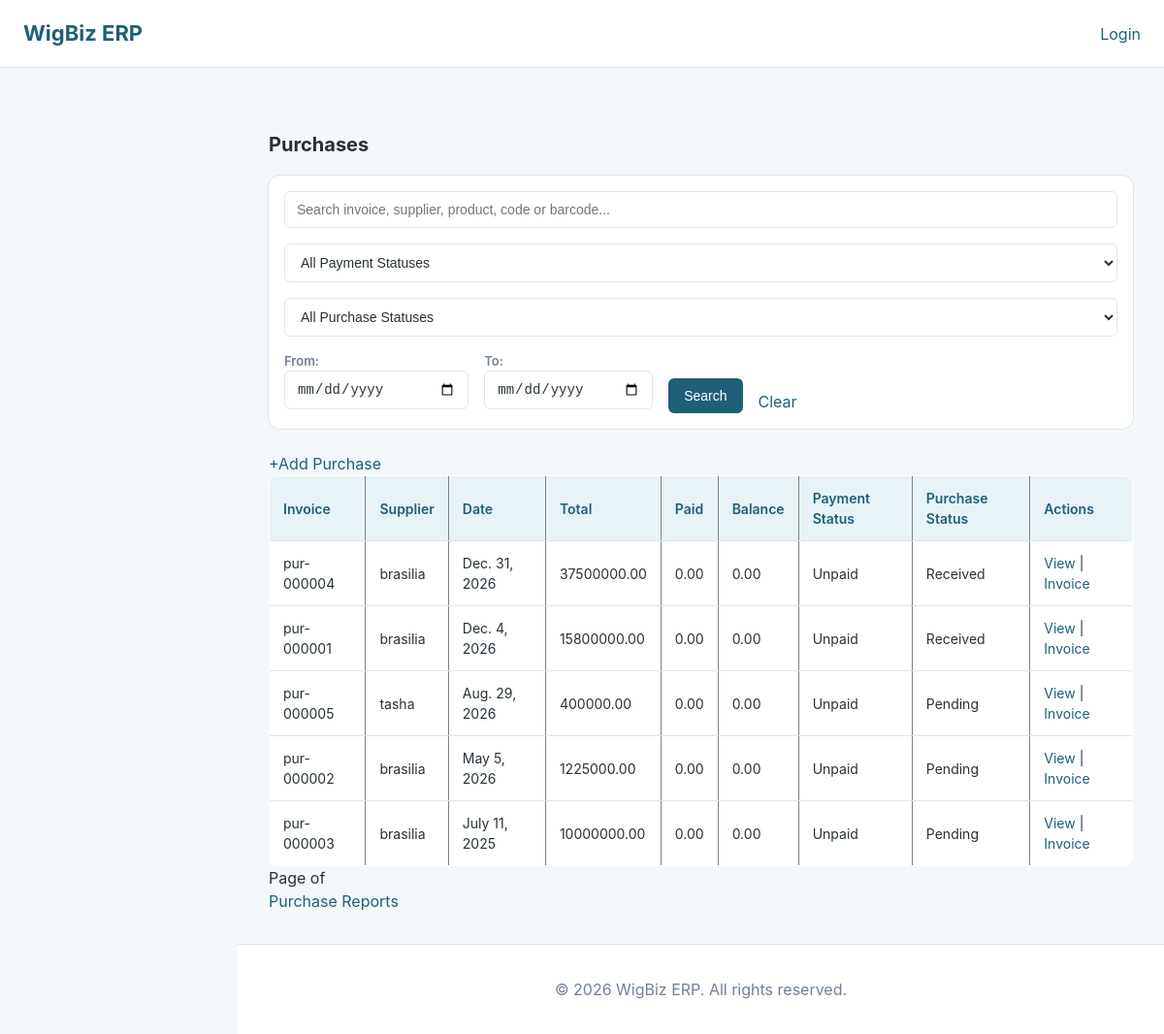
Before: /purchase/ with the older database file.
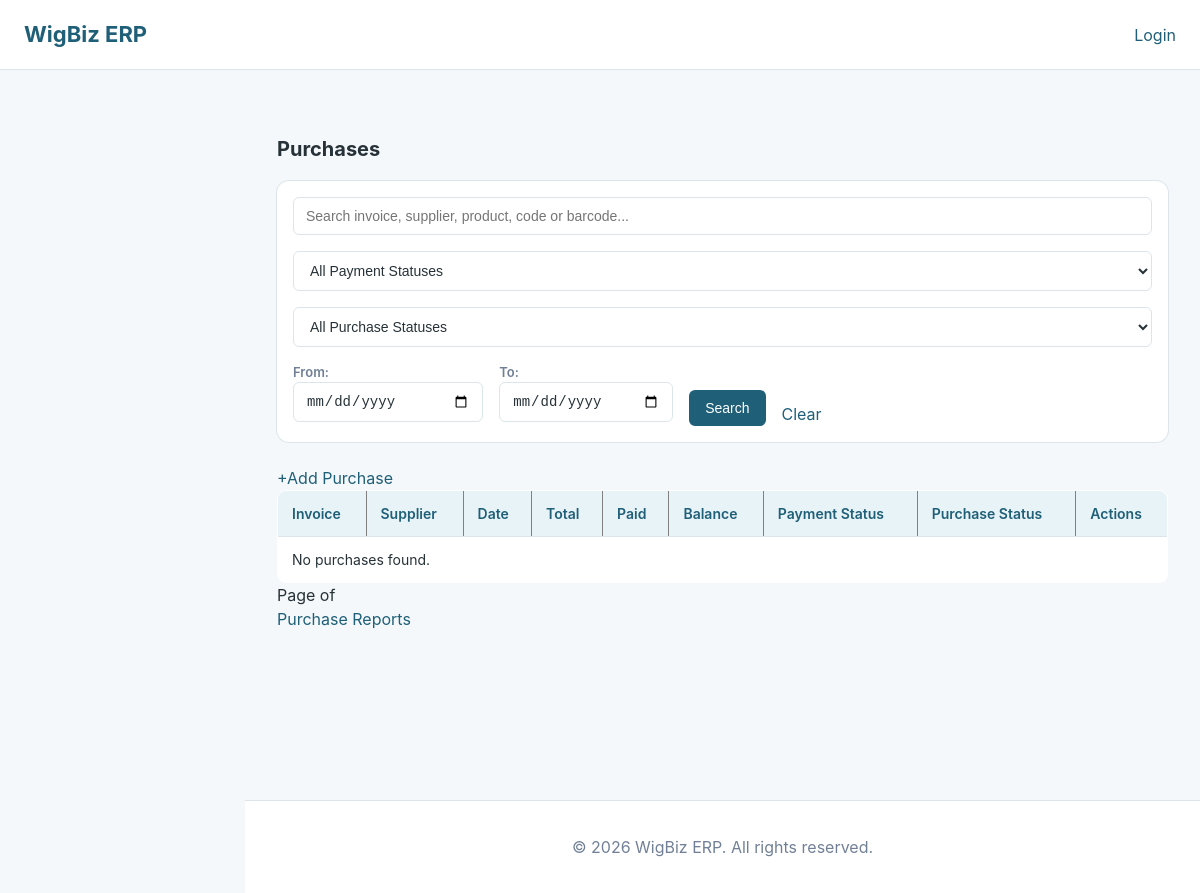
After: the same page with the newer database file.
### purchases/models.py (models this page shows, shortened)
class Purchase(models.Model):
    class Status(models.TextChoices):
        PENDING = "PENDING", "Pending"
        RECEIVED = "RECEIVED", "Received"
        CANCELLED = "CANCELLED", "Cancelled"
    PAYMENT_STATUS = (
        ("PAID", "Paid"),
        ("PARTIAL", "Partial"),
        ("UNPAID", "Unpaid"),
    )
    supplier = models.ForeignKey(Supplier,on_delete=models.PROTECT,related_name="purchases")
    invoice_number = models.CharField(max_length=50,unique=True)
    purchase_date = models.DateField()
    status = models.CharField(max_length=20,choices=Status.choices,default=Status.PENDING)
    total_amount = models.DecimalField(max_digits=12,decimal_places=2,default=0)
    paid_amount = models.DecimalField(max_digits=12,decimal_places=2,default=0)
    balance = models.DecimalField(max_digits=12,decimal_places=2,default=0)
    payment_status = models.CharField(max_length=10,choices=PAYMENT_STATUS,default="UNPAID")
    created_by = models.ForeignKey(User,on_delete=models.SET_NULL,null=True)
    created_at = models.DateTimeField(auto_now_add=True)

### suppliers/models.py (models this page shows)
class Supplier(models.Model):
    name = models.CharField(
        max_length=100
    )
    company_name = models.CharField(
        max_length=100,
        blank=True
    )
    phone = models.CharField(
        max_length=20
    )
    email = models.EmailField(
        blank=True
    )
    address = models.TextField(
        blank=True
    )
    balance = models.DecimalField(
        max_digits=12,
        decimal_places=2,
        default=0,
        validators=[
            MinValueValidator(0)
        ]
    )
    is_active = models.BooleanField(
        default=True
    )
    created_at = models.DateTimeField(
        auto_now_add=True
    )
    updated_at = models.DateTimeField(
        auto_now=True
    )
    def __str__(self):
        return self.name

### purchases/views.py (the view, shortened to what this page needs)
# urls.py: path("", views.view_purchase, name="view_purchase"),
def view_purchase(request):
    purchases = Purchase.objects.select_related(
        "supplier",
        "created_by",
    ).all()
    search = request.GET.get("search", "").strip()
    payment_status = request.GET.get("payment_status", "").strip()
    purchase_status = request.GET.get("purchase_status", "").strip()
    date_from = request.GET.get("date_from", "").strip()
    date_to = request.GET.get("date_to", "").strip()
    if payment_status:
        purchases = purchases.filter(
            payment_status=payment_status
        )
    if purchase_status:
        purchases = purchases.filter(
            status=purchase_status
        )
    if date_from:
        purchases = purchases.filter(
            purchase_date__gte=date_from
        )
    if date_to:
        purchases = purchases.filter(
            purchase_date__lte=date_to
        )
    purchases = purchases.distinct().order_by(
        "-purchase_date",
        "-id",
    )
    paginator = Paginator(
    purchases,
    10,
    )
    page_number = request.GET.get("page")
    page_obj = paginator.get_page(
    page_number
    )
    return render(
        request,
        "purchase/view_purchase.html",
        {
            "purchases": purchases,
            "search": search,
            "payment_status": payment_status,
            "purchase_status": purchase_status,
            "date_from": date_from,
            "date_to": date_to,
        },
    )

### templates/purchase/view_purchase.html (shortened to what this page needs)
{% extends "dashboard/home.html" %}
{% block content %}
<h2>Purchases</h2>
<form method="GET">
    <input
        type="text"
        name="search"
        placeholder="Search invoice, supplier, product, code or barcode..."
        value="{{ search }}"
    >
    <select name="payment_status">
        <option value="">
            All Payment Statuses
        </option>
    </select>
    <select name="purchase_status">
        <option value="">
            All Purchase Statuses
        </option>
    </select>
    <label>
        From:
        <input
            type="date"
            name="date_from"
            value="{{ date_from }}"
        >
    </label>
    <label>
        To:
        <input
            type="date"
            name="date_to"
            value="{{ date_to }}"
        >
    </label>
    <button type="submit">
        Search
    </button>
    <a href="{% url 'purchase:view_purchase' %}">
        Clear
    </a>
</form>
<br>
<a href="{% url 'purchase:add_purchase' %}">
        +Add Purchase
    </a>
<table border="1" cellpadding="8" cellspacing="0">
    <thead>
        <tr>
            <th>Invoice</th>
            <th>Supplier</th>
            <th>Date</th>
            <th>Total</th>
            <th>Paid</th>
            <th>Balance</th>
            <th>Payment Status</th>
            <th>Purchase Status</th>
            <th>Actions</th>
        </tr>
    </thead>
    <tbody>
        {% for purchase in purchases %}
        <tr>
            <td>
                {{ purchase.invoice_number }}
            </td>
            <td>
                {{ purchase.supplier }}
            </td>
            <td>
                {{ purchase.purchase_date }}
            </td>
            <td>
                {{ purchase.total_amount }}
            </td>
            <td>
                {{ purchase.paid_amount }}
            </td>
            <td>
                {{ purchase.balance }}
            </td>
            <td>
                {{ purchase.get_payment_status_display }}
            </td>
            <td>
                {{ purchase.get_status_display }}
            </td>
            <td>
                <a href="{% url 'purchase:purchase_details' purchase.id %}">
                    View
                </a>
                |
                <a href="{% url 'purchase:purchase_invoice' purchase.id %}">
                    Invoice
                </a>
            </td>
        </tr>
        {% empty %}
        <tr>
            <td colspan="9">
                No purchases found.
            </td>
        </tr>
        {% endfor %}
    </tbody>
</table>
<div>
    <span>
        Page {{ page_obj.number }}
        of {{ page_obj.paginator.num_pages }}
    </span>
</div>
<a href="{% url 'purchase:purchase_reports' %}">
    Purchase Reports
</a>
{% endblock %}

Changed rows visible on the page:
removed Purchase: invoice_number "pur-000004", supplier "brasilia", purchase_date "Dec. 31, 2026", total_amount "37500000.00", paid_amount "0.00", balance "0.00", payment_status "Unpaid", status "Received"
removed Purchase: invoice_number "pur-000001", supplier "brasilia", purchase_date "Dec. 4, 2026", total_amount "15800000.00", paid_amount "0.00", balance "0.00", payment_status "Unpaid", status "Received"
removed Purchase: invoice_number "pur-000005", supplier "tasha", purchase_date "Aug. 29, 2026", total_amount "400000.00", paid_amount "0.00", balance "0.00", payment_status "Unpaid", status "Pending"
removed Purchase: invoice_number "pur-000002", supplier "brasilia", purchase_date "May 5, 2026", total_amount "1225000.00", paid_amount "0.00", balance "0.00", payment_status "Unpaid", status "Pending"
removed Purchase: invoice_number "pur-000003", supplier "brasilia", purchase_date "July 11, 2025", total_amount "10000000.00", paid_amount "0.00", balance "0.00", payment_status "Unpaid", status "Pending"
Other visible differences:
text now shown: "No purchases found."
